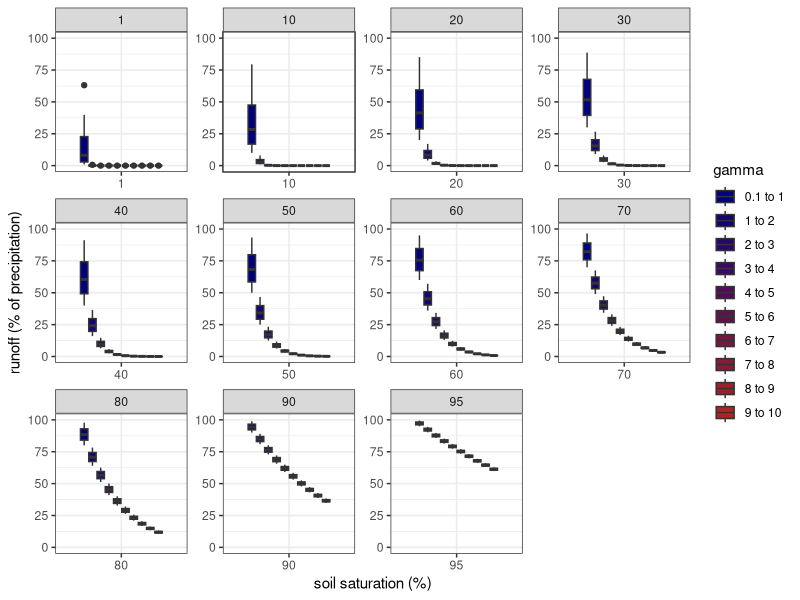
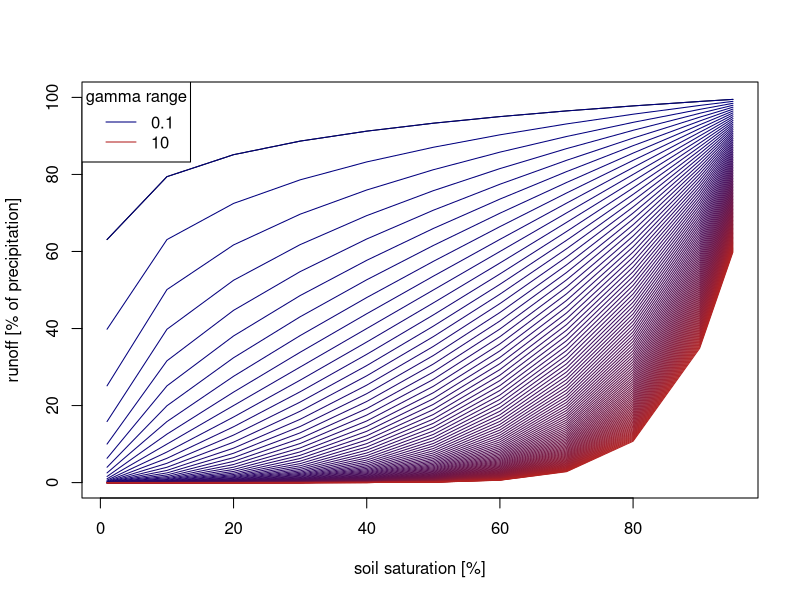
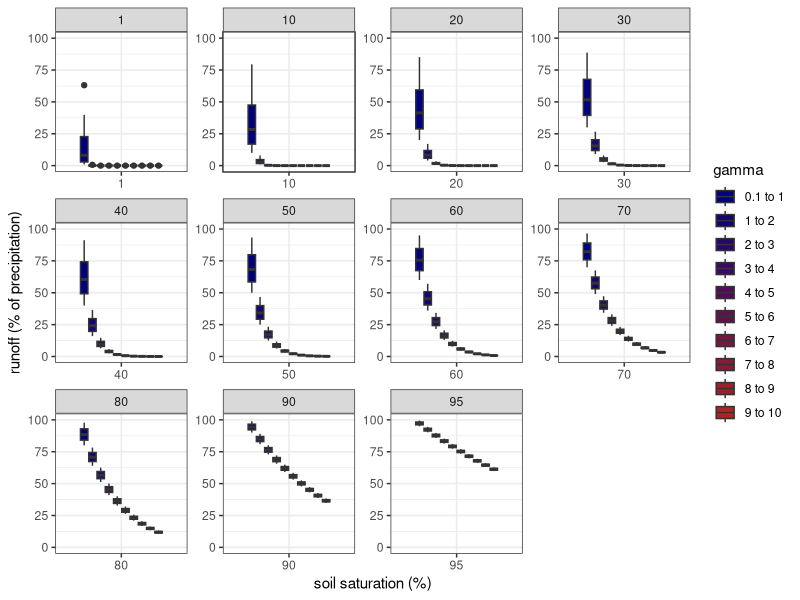

R code for these plots, in order:
# setwd(r"(C:\Users\jenny\...")
# set you own working directory (position of run.r) here

# Creates the comprehensible sensitivity analysis for gamma (used in the Appendix)

library(ggplot2)

target_folder <- "./plots"

hbv_formular <- function(precipitation, soil_saturation, gamma)
{
  outflow = precipitation * (soil_saturation ** gamma)
  return(outflow)
}

precipitation <- 100
soil_saturation <- c(0.01, 0.1, 0.2, 0.3, .4, .5, .6, .7, .8, .9, 0.95)
gamma <- seq(0.1, 10, 0.1)

row <- 0
outflow <- matrix(NA, nrow=length(soil_saturation), ncol = length(gamma))
ggplot_data <- c()
soil_info <- c()
gamma_info <- c()

for (saturation in soil_saturation)
{
  col <- 0
  row <- row + 1
  for (param in gamma)
  {
    col <- col + 1
    result <- hbv_formular(precipitation, saturation, param)
    outflow[row, col] <- result

    ggplot_data <- c(ggplot_data, result)
    soil_info <- c(soil_info, saturation)
    gamma_info <- c(gamma_info, param)

  }
}

png(file.path(target_folder, "Figure_Appendix_B1_a.png"),
    res=300, width=16, height=16, units="cm")

pal = colorRampPalette(c("navyblue", "firebrick"))
col <- 0
plot(soil_saturation*100, outflow[,1], ylim= c(0,100), type="l",
     ylab="runoff [% of precipitation]", xlab = "soil saturation [%]")

for (param in gamma)
{
  col <- col + 1
  lines(soil_saturation*100, outflow[,col],
        col=pal(length(gamma))[col])
}

legend("topleft", col=pal(2), lty=1,
       legend=c(round(range(gamma), 1)),
       title="gamma range")

dev.off()


data <- data.frame(list(
  "gamma_value"=gamma_info,
  "soil_saturation" = soil_info,
  "runoff" = ggplot_data
))

data$gamma <- ceiling(data$gamma_value - 0.05)
data$gamma <- factor(as.character(data$gamma), levels=as.character(seq(1,10,1)))
data$soil_saturation <- as.factor(data$soil_saturation * 100)

ggplot(data, aes(x=soil_saturation,
                 y=runoff,
                 group=gamma,
                 fill=gamma)) +
  scale_fill_manual(labels = c("0.1 to 1", "1 to 2", "2 to 3", "3 to 4", "4 to 5",
                                "5 to 6", "6 to 7", "7 to 8", "8 to 9", "9 to 10"),
                     values = list("1" = pal(10)[1],
                                   "2" = pal(10)[2],
                                   "3" = pal(10)[3],
                                   "4" = pal(10)[4],
                                   "5" = pal(10)[5],
                                   "6" = pal(10)[6],
                                   "7" = pal(10)[7],
                                   "8" = pal(10)[8],
                                   "9" = pal(10)[9],
                                   "10" = pal(10)[10]
                                   )) +
  geom_boxplot() +
  labs(y = "runoff (% of precipitation)", x = "soil saturation (%)") +
  facet_wrap(~soil_saturation, scale="free") +
  ylim(0, 100) +
  theme_bw()

ggsave(file.path(target_folder, "Figure_Appendix_B1_b.png"),
       width=16, height=16, units="cm", dpi=300)
